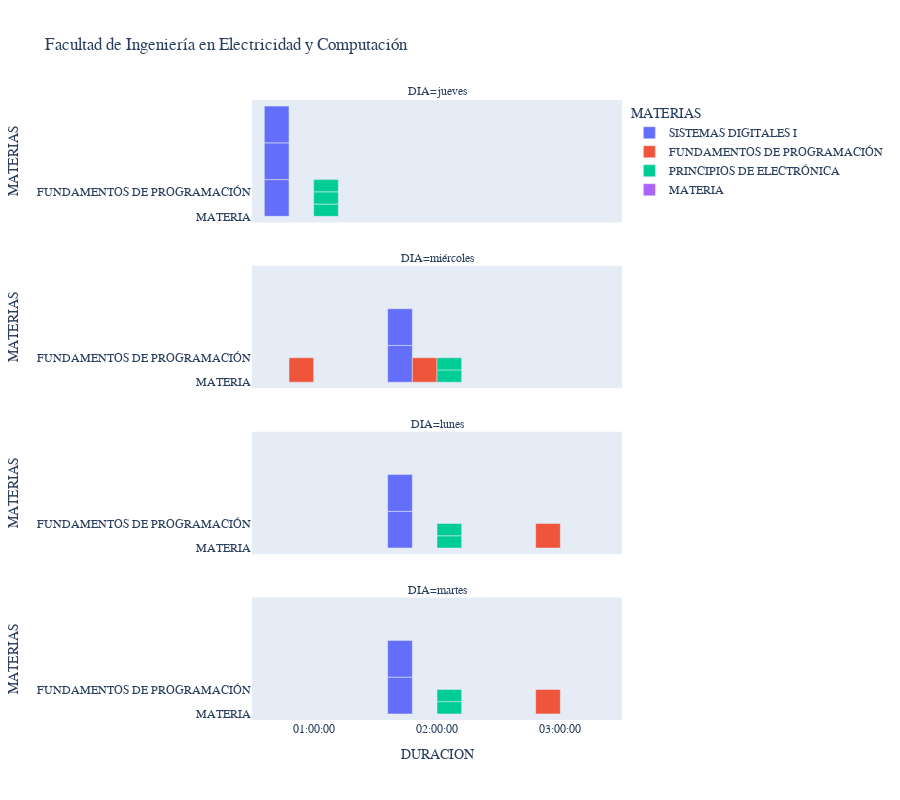

The notebook cell this image was saved under:
### Code cell
unidades = list(dura.UNIDAD.unique())
for unid in unidades:
    df_t = dura[dura.UNIDAD == unid]
    df_t
    if list(df_t['UNIDAD'])[0] == 'ESCUELA SUPERIOR POLITECNICA DEL LITORAL':
        df_t.loc['200'] = [1, 'Teórico', '0','ESCUELA SUPERIOR POLITECNICA DEL LITORAL', '7B', 'MATERIA', 'lunes', '03:00:00']
        fig_dura = px.bar(df_t, x="DURACION", y="NOMBRE", color="NOMBRE", title=unid, height=800, labels={'NOMBRE': 'MATERIAS'}, facet_col='DIA',  facet_col_wrap=1, hover_data=['DURACION', 'PARALELO', 'CLASE','CUPOPLANIFICADO'], barmode='group')
        fig_dura.update_layout(
            font_family="Rockwell"
        )
        fig_dura.update_yaxes(
          showgrid=False)
        fig_dura.show()
    else:
        df_t.loc['200'] = [1, 'Teórico', '0','ESCUELA SUPERIOR POLITECNICA DEL LITORAL', '7B', 'MATERIA', 'lunes', '03:00:00']
        fig_dura = px.bar(df_t, x="DURACION", y="NOMBRE", color="NOMBRE", title=unid, height=800, facet_col='DIA', labels={'NOMBRE': 'MATERIAS'}, facet_col_wrap=1, hover_data=['DURACION', 'PARALELO', 'CLASE', 'CUPOPLANIFICADO'], barmode='group')
        fig_dura.update_layout(
            font_family="Rockwell"
        )
        fig_dura.update_yaxes(
          showgrid=False)
        fig_dura.show()

### Figure 1 — Plotly figure (JSON) as saved in the notebook; plotly's stock layout.template omitted (floating-point values rounded to 4 significant figures)
{"data": [{"alignmentgroup": "True", "customdata": [[103, "Práctico", 10], [101, "Práctico", 10], [102, "Práctico", 10]], "hovertemplate": "MATERIAS=%{y}<br>DIA=jueves<br>DURACION=%{x}<br>PARALELO=%{customdata[0]}<br>CLASE=%{customdata[1]}<br>CUPOPLANIFICADO=%{customdata[2]}<extra></extra>", "legendgroup": "SISTEMAS DIGITALES I", "marker": {"color": "#636efa", "pattern": {"shape": ""}}, "name": "SISTEMAS DIGITALES I", "offsetgroup": "SISTEMAS DIGITALES I", "orientation": "v", "showlegend": true, "textposition": "auto", "type": "bar", "x": ["01:00:00", "01:00:00", "01:00:00"], "xaxis": "x4", "y": ["SISTEMAS DIGITALES I", "SISTEMAS DIGITALES I", "SISTEMAS DIGITALES I"], "yaxis": "y4"}, {"alignmentgroup": "True", "customdata": [[103, "Práctico", 10], [1, "Teórico", 30]], "hovertemplate": "MATERIAS=%{y}<br>DIA=miércoles<br>DURACION=%{x}<br>PARALELO=%{customdata[0]}<br>CLASE=%{customdata[1]}<br>CUPOPLANIFICADO=%{customdata[2]}<extra></extra>", "legendgroup": "SISTEMAS DIGITALES I", "marker": {"color": "#636efa", "pattern": {"shape": ""}}, "name": "SISTEMAS DIGITALES I", "offsetgroup": "SISTEMAS DIGITALES I", "orientation": "v", "showlegend": false, "textposition": "auto", "type": "bar", "x": ["02:00:00", "02:00:00"], "xaxis": "x3", "y": ["SISTEMAS DIGITALES I", "SISTEMAS DIGITALES I"], "yaxis": "y3"}, {"alignmentgroup": "True", "customdata": [[101, "Práctico", 10], [1, "Teórico", 30]], "hovertemplate": "MATERIAS=%{y}<br>DIA=lunes<br>DURACION=%{x}<br>PARALELO=%{customdata[0]}<br>CLASE=%{customdata[1]}<br>CUPOPLANIFICADO=%{customdata[2]}<extra></extra>", "legendgroup": "SISTEMAS DIGITALES I", "marker": {"color": "#636efa", "pattern": {"shape": ""}}, "name": "SISTEMAS DIGITALES I", "offsetgroup": "SISTEMAS DIGITALES I", "orientation": "v", "showlegend": false, "textposition": "auto", "type": "bar", "x": ["02:00:00", "02:00:00"], "xaxis": "x2", "y": ["SISTEMAS DIGITALES I", "SISTEMAS DIGITALES I"], "yaxis": "y2"}, {"alignmentgroup": "True", "customdata": [[102, "Práctico", 10], [1, "Teórico", 30]], "hovertemplate": "MATERIAS=%{y}<br>DIA=martes<br>DURACION=%{x}<br>PARALELO=%{customdata[0]}<br>CLASE=%{customdata[1]}<br>CUPOPLANIFICADO=%{customdata[2]}<extra></extra>", "legendgroup": "SISTEMAS DIGITALES I", "marker": {"color": "#636efa", "pattern": {"shape": ""}}, "name": "SISTEMAS DIGITALES I", "offsetgroup": "SISTEMAS DIGITALES I", "orientation": "v", "showlegend": false, "textposition": "auto", "type": "bar", "x": ["02:00:00", "02:00:00"], "xaxis": "x", "y": ["SISTEMAS DIGITALES I", "SISTEMAS DIGITALES I"], "yaxis": "y"}, {"alignmentgroup": "True", "customdata": [[1, "Teórico", 35], [101, "Práctico", 35]], "hovertemplate": "MATERIAS=%{y}<br>DIA=miércoles<br>DURACION=%{x}<br>PARALELO=%{customdata[0]}<br>CLASE=%{customdata[1]}<br>CUPOPLANIFICADO=%{customdata[2]}<extra></extra>", "legendgroup": "FUNDAMENTOS DE PROGRAMACIÓN", "marker": {"color": "#EF553B", "pattern": {"shape": ""}}, "name": "FUNDAMENTOS DE PROGRAMACIÓN", "offsetgroup": "FUNDAMENTOS DE PROGRAMACIÓN", "orientation": "v", "showlegend": true, "textposition": "auto", "type": "bar", "x": ["01:00:00", "02:00:00"], "xaxis": "x3", "y": ["FUNDAMENTOS DE PROGRAMACIÓN", "FUNDAMENTOS DE PROGRAMACIÓN"], "yaxis": "y3"}, {"alignmentgroup": "True", "customdata": [[1, "Teórico", 35]], "hovertemplate": "MATERIAS=%{y}<br>DIA=lunes<br>DURACION=%{x}<br>PARALELO=%{customdata[0]}<br>CLASE=%{customdata[1]}<br>CUPOPLANIFICADO=%{customdata[2]}<extra></extra>", "legendgroup": "FUNDAMENTOS DE PROGRAMACIÓN", "marker": {"color": "#EF553B", "pattern": {"shape": ""}}, "name": "FUNDAMENTOS DE PROGRAMACIÓN", "offsetgroup": "FUNDAMENTOS DE PROGRAMACIÓN", "orientation": "v", "showlegend": false, "textposition": "auto", "type": "bar", "x": ["03:00:00"], "xaxis": "x2", "y": ["FUNDAMENTOS DE PROGRAMACIÓN"], "yaxis": "y2"}, {"alignmentgroup": "True", "customdata": [[1, "Teórico", 35]], "hovertemplate": "MATERIAS=%{y}<br>DIA=martes<br>DURACION=%{x}<br>PARALELO=%{customdata[0]}<br>CLASE=%{customdata[1]}<br>CUPOPLANIFICADO=%{customdata[2]}<extra></extra>", "legendgroup": "FUNDAMENTOS DE PROGRAMACIÓN", "marker": {"color": "#EF553B", "pattern": {"shape": ""}}, "name": "FUNDAMENTOS DE PROGRAMACIÓN", "offsetgroup": "FUNDAMENTOS DE PROGRAMACIÓN", "orientation": "v", "showlegend": false, "textposition": "auto", "type": "bar", "x": ["03:00:00"], "xaxis": "x", "y": ["FUNDAMENTOS DE PROGRAMACIÓN"], "yaxis": "y"}, {"alignmentgroup": "True", "customdata": [[101, "Práctico", 10], [103, "Práctico", 10], [102, "Práctico", 10]], "hovertemplate": "MATERIAS=%{y}<br>DIA=jueves<br>DURACION=%{x}<br>PARALELO=%{customdata[0]}<br>CLASE=%{customdata[1]}<br>CUPOPLANIFICADO=%{customdata[2]}<extra></extra>", "legendgroup": "PRINCIPIOS DE ELECTRÓNICA", "marker": {"color": "#00cc96", "pattern": {"shape": ""}}, "name": "PRINCIPIOS DE ELECTRÓNICA", "offsetgroup": "PRINCIPIOS DE ELECTRÓNICA", "orientation": "v", "showlegend": true, "textposition": "auto", "type": "bar", "x": ["01:00:00", "01:00:00", "01:00:00"], "xaxis": "x4", "y": ["PRINCIPIOS DE ELECTRÓNICA", "PRINCIPIOS DE ELECTRÓNICA", "PRINCIPIOS DE ELECTRÓNICA"], "yaxis": "y4"}, {"alignmentgroup": "True", "customdata": [[1, "Teórico", 30], [103, "Práctico", 10]], "hovertemplate": "MATERIAS=%{y}<br>DIA=miércoles<br>DURACION=%{x}<br>PARALELO=%{customdata[0]}<br>CLASE=%{customdata[1]}<br>CUPOPLANIFICADO=%{customdata[2]}<extra></extra>", "legendgroup": "PRINCIPIOS DE ELECTRÓNICA", "marker": {"color": "#00cc96", "pattern": {"shape": ""}}, "name": "PRINCIPIOS DE ELECTRÓNICA", "offsetgroup": "PRINCIPIOS DE ELECTRÓNICA", "orientation": "v", "showlegend": false, "textposition": "auto", "type": "bar", "x": ["02:00:00", "02:00:00"], "xaxis": "x3", "y": ["PRINCIPIOS DE ELECTRÓNICA", "PRINCIPIOS DE ELECTRÓNICA"], "yaxis": "y3"}, {"alignmentgroup": "True", "customdata": [[1, "Teórico", 30], [101, "Práctico", 10]], "hovertemplate": "MATERIAS=%{y}<br>DIA=lunes<br>DURACION=%{x}<br>PARALELO=%{customdata[0]}<br>CLASE=%{customdata[1]}<br>CUPOPLANIFICADO=%{customdata[2]}<extra></extra>", "legendgroup": "PRINCIPIOS DE ELECTRÓNICA", "marker": {"color": "#00cc96", "pattern": {"shape": ""}}, "name": "PRINCIPIOS DE ELECTRÓNICA", "offsetgroup": "PRINCIPIOS DE ELECTRÓNICA", "orientation": "v", "showlegend": false, "textposition": "auto", "type": "bar", "x": ["02:00:00", "02:00:00"], "xaxis": "x2", "y": ["PRINCIPIOS DE ELECTRÓNICA", "PRINCIPIOS DE ELECTRÓNICA"], "yaxis": "y2"}, {"alignmentgroup": "True", "customdata": [[1, "Teórico", 30], [102, "Práctico", 10]], "hovertemplate": "MATERIAS=%{y}<br>DIA=martes<br>DURACION=%{x}<br>PARALELO=%{customdata[0]}<br>CLASE=%{customdata[1]}<br>CUPOPLANIFICADO=%{customdata[2]}<extra></extra>", "legendgroup": "PRINCIPIOS DE ELECTRÓNICA", "marker": {"color": "#00cc96", "pattern": {"shape": ""}}, "name": "PRINCIPIOS DE ELECTRÓNICA", "offsetgroup": "PRINCIPIOS DE ELECTRÓNICA", "orientation": "v", "showlegend": false, "textposition": "auto", "type": "bar", "x": ["02:00:00", "02:00:00"], "xaxis": "x", "y": ["PRINCIPIOS DE ELECTRÓNICA", "PRINCIPIOS DE ELECTRÓNICA"], "yaxis": "y"}, {"alignmentgroup": "True", "customdata": [[1, "0", "Teórico"]], "hovertemplate": "MATERIAS=%{y}<br>DIA=lunes<br>DURACION=%{x}<br>PARALELO=%{customdata[0]}<br>CLASE=%{customdata[1]}<br>CUPOPLANIFICADO=%{customdata[2]}<extra></extra>", "legendgroup": "MATERIA", "marker": {"color": "#ab63fa", "pattern": {"shape": ""}}, "name": "MATERIA", "offsetgroup": "MATERIA", "orientation": "v", "showlegend": true, "textposition": "auto", "type": "bar", "x": ["03:00:00"], "xaxis": "x2", "y": ["MATERIA"], "yaxis": "y2"}], "layout": {"annotations": [{"font": {}, "showarrow": false, "text": "DIA=martes", "x": 0.5, "xanchor": "center", "xref": "paper", "y": 0.1975, "yanchor": "bottom", "yref": "paper"}, {"font": {}, "showarrow": false, "text": "DIA=lunes", "x": 0.5, "xanchor": "center", "xref": "paper", "y": 0.465, "yanchor": "bottom", "yref": "paper"}, {"font": {}, "showarrow": false, "text": "DIA=miércoles", "x": 0.5, "xanchor": "center", "xref": "paper", "y": 0.7325, "yanchor": "bottom", "yref": "paper"}, {"font": {}, "showarrow": false, "text": "DIA=jueves", "x": 0.5, "xanchor": "center", "xref": "paper", "y": 1, "yanchor": "bottom", "yref": "paper"}], "barmode": "group", "font": {"family": "Rockwell"}, "height": 800, "legend": {"title": {"text": "MATERIAS"}, "tracegroupgap": 0}, "title": {"text": "Facultad de Ingeniería en Electricidad y Computación"}, "xaxis": {"anchor": "y", "domain": [0, 1], "title": {"text": "DURACION"}}, "xaxis2": {"anchor": "y2", "domain": [0, 1], "matches": "x", "showticklabels": false}, "xaxis3": {"anchor": "y3", "domain": [0, 1], "matches": "x", "showticklabels": false}, "xaxis4": {"anchor": "y4", "domain": [0, 1], "matches": "x", "showticklabels": false}, "yaxis": {"anchor": "x", "categoryarray": ["MATERIA", "PRINCIPIOS DE ELECTRÓNICA", "FUNDAMENTOS DE PROGRAMACIÓN", "SISTEMAS DIGITALES I"], "categoryorder": "array", "domain": [0, 0.1975], "showgrid": false, "title": {"text": "MATERIAS"}}, "yaxis2": {"anchor": "x2", "categoryarray": ["MATERIA", "PRINCIPIOS DE ELECTRÓNICA", "FUNDAMENTOS DE PROGRAMACIÓN", "SISTEMAS DIGITALES I"], "categoryorder": "array", "domain": [0.2675, 0.465], "matches": "y", "showgrid": false, "title": {"text": "MATERIAS"}}, "yaxis3": {"anchor": "x3", "categoryarray": ["MATERIA", "PRINCIPIOS DE ELECTRÓNICA", "FUNDAMENTOS DE PROGRAMACIÓN", "SISTEMAS DIGITALES I"], "categoryorder": "array", "domain": [0.535, 0.7325], "matches": "y", "showgrid": false, "title": {"text": "MATERIAS"}}, "yaxis4": {"anchor": "x4", "categoryarray": ["MATERIA", "PRINCIPIOS DE ELECTRÓNICA", "FUNDAMENTOS DE PROGRAMACIÓN", "SISTEMAS DIGITALES I"], "categoryorder": "array", "domain": [0.8025, 1], "matches": "y", "showgrid": false, "title": {"text": "MATERIAS"}}}}
